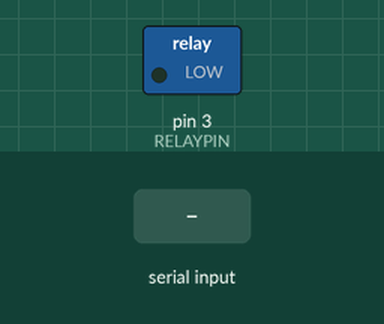
Simulated run of this sketch. Board: Arduino Uno, built with avr-gcc and run on an emulated ATmega328P. Parts: switched loads named in the sketch (green lamp = pin HIGH). Inputs (shaded band) come from the test bench.

Above: at 1.2 s.
1.3 s: "led_on\n" received over Serial
At 2.5 s:
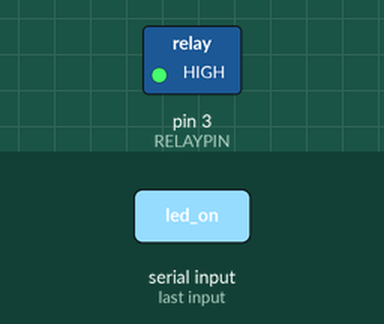
2.8 s: "led_off\n" received over Serial
At 3.8 s:
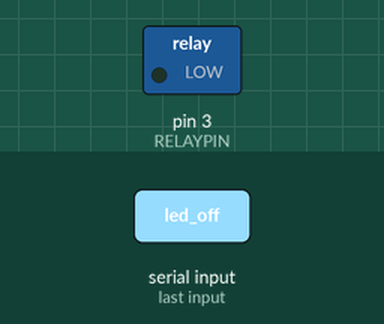
Timing chart, 0 to 5.8 s (numbered marks = the images above; inputs shaded):
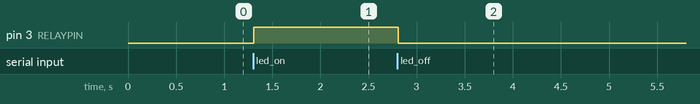

The sketch:

dht_22.ino
```cpp
//Libraries
#include <DHT.h>

//Constants
#define DHTPIN 7   // DHT data pin connected to pin 7 on Arduino Board
#define DHTTYPE DHT22  // DHT 22  (AM2302)
#define RELAYPIN 3 // Relay pin connected to pin 3 on Arduino Board

DHT dht(DHTPIN, DHTTYPE); //// Initialize DHT sensor for normal 16mhz Arduino

//Variables
int chk;
float hum;  //Stores humidity value
float temp; //Stores temperature value

void setup()
{
  Serial.begin(9600);
  pinMode(RELAYPIN, OUTPUT); // Setting pin 3 as an output pin to switch on and off the relay
  dht.begin();
}

void loop()
{
    // send data only when you receive data:
    if (Serial.available() > 0) {
      String data = Serial.readStringUntil('\n');
      if (data == "read_temp") {
        delay(50);
        temp = dht.readTemperature();
        Serial.println(temp);
//        Serial.println(" Celsius");
      }
      else if (data == "read_hum") {
        hum = dht.readHumidity();
        delay(50);
//        Serial.print("% ");
        Serial.println(hum);
      }
      else if (data == "led_on") {
        digitalWrite(RELAYPIN, HIGH);
      }
      else if (data == "led_off") {
        digitalWrite(RELAYPIN, LOW);
      }
    }
}
```

Measured:
- after the input at 1.3 s, pin 3 (RELAYPIN): LOW → HIGH at once
- after the input at 2.8 s, pin 3 (RELAYPIN): HIGH → LOW at once
